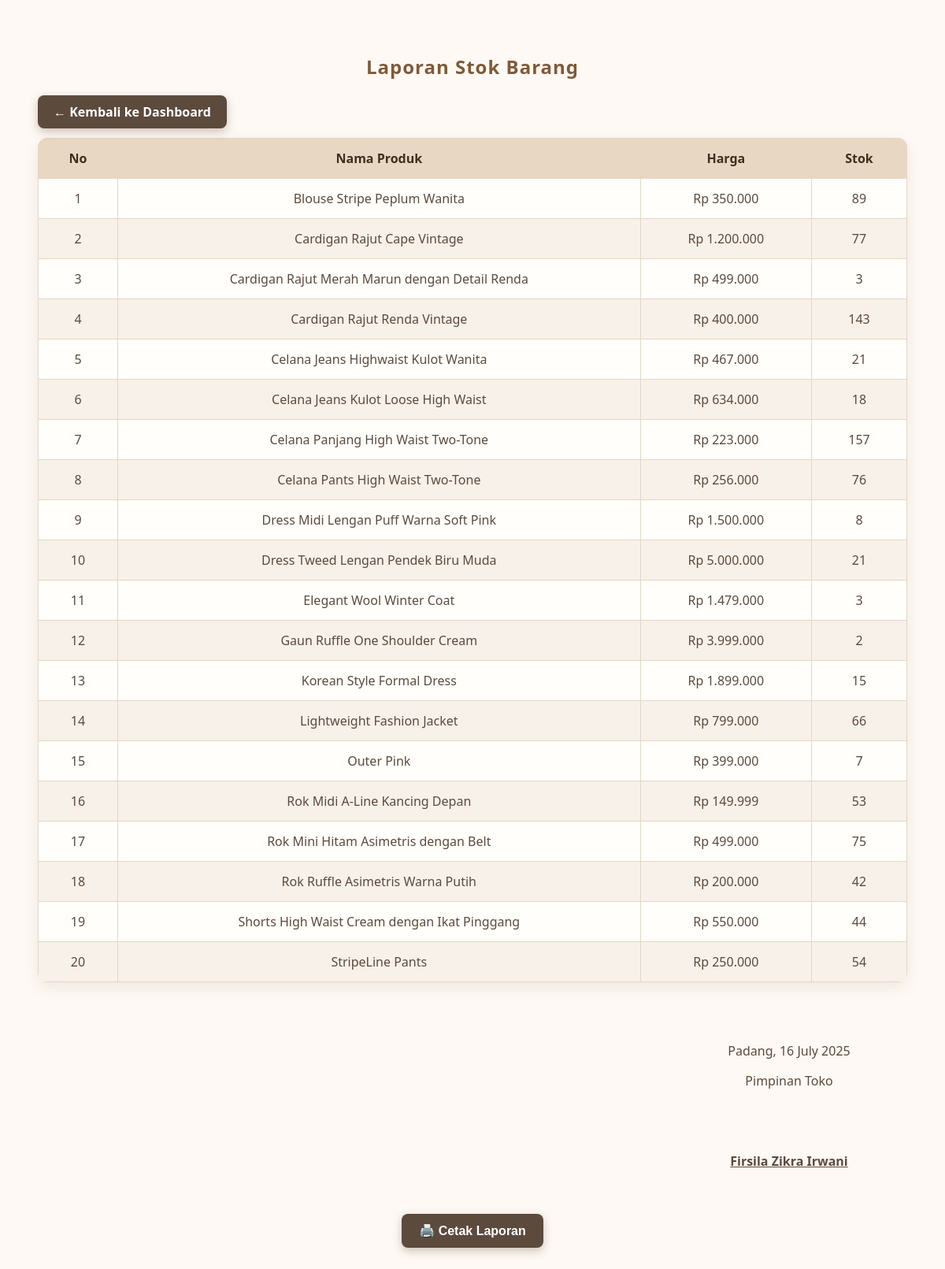
The page /laporan_stok.php (signed in) on the database its author committed.
### tables this page shows
CREATE TABLE IF NOT EXISTS `produk` (
  `id` int NOT NULL AUTO_INCREMENT,
  `nama` varchar(100) DEFAULT NULL,
  `harga` int DEFAULT NULL,
  `gambar` varchar(100) DEFAULT NULL,
  `deskripsi` text,
  `stok` int DEFAULT NULL,
  PRIMARY KEY (`id`)
);

### laporan_stok.php (the view, shortened to what this page needs)
<?php
include '../koneksi.php';
$result = mysqli_query($koneksi, "SELECT * FROM produk ORDER BY nama ASC");
?>
<!DOCTYPE html>
<html lang="id">
<head>
</head>
<body>
<h2>Laporan Stok Barang</h2>
    <div class="table-container">
    <a href="dashboard.php" class="btn-kembali">← Kembali ke Dashboard</a>
    </div>
    <table>
        <thead>
            <tr>
                <th>No</th>
                <th>Nama Produk</th>
                <th>Harga</th>
                <th>Stok</th>
            </tr>
        </thead>
        <tbody>
            <?php
            $no = 1;
            while ($row = mysqli_fetch_assoc($result)):
            ?>
            <tr>
                <td><?= $no++ ?></td>
                <td><?= htmlspecialchars($row['nama']) ?></td>
                <td>Rp <?= number_format($row['harga'], 0, ',', '.') ?></td>
                <td><?= $row['stok'] ?></td>
            </tr>
            <?php endwhile; ?>
        </tbody>
    </table>
<div class="ttd">
    <p>Padang, <?= date('d F Y') ?></p>
    <p>Pimpinan Toko</p>
    <p class="nama">Firsila Zikra Irwani</p>
</div>
<button class="btn-cetak" onclick="window.print()">🖨️ Cetak Laporan</button>
</body>
</html>

### laporan_stok.php (style rules this page uses)
body { font-family: 'Segoe UI', sans-serif; background: #fef9f4; color: #5c4a3d; padding: 40px; display: flex; flex-direction: column; min-height: 100vh; }
h2 { text-align: center; color: #7f5a38; font-weight: 700; letter-spacing: 1px; margin-bottom: 10px; }
.btn-kembali { display: inline-block; background-color: #5c4a3d; color: white; padding: 10px 20px; border-radius: 8px; font-weight: 600; text-decoration: none; box-shadow: 0 4px 12px rgba(92, 70, 45, 0.3); transition: background-color 0.3s ease; margin-bottom: 12px; }
.table-container { margin-top: 10px; position: relative; }
table { width: 100%; border-collapse: collapse; background-color: #fffefb; box-shadow: 0 6px 18px rgba(107, 82, 57, 0.1); border-radius: 12px; overflow: hidden; }
th, td { padding: 14px 20px; border: 1px solid #e3d7c3; text-align: center; }
th { background-color: #e8d7c3; color: #3f2f1f; font-weight: 600; }
tr:nth-child(even) { background-color: #f8f1e9; }
.btn-cetak { display: block; margin: 40px auto 0 auto; background-color: #5c4a3d; color: white; border: none; padding: 12px 22px; border-radius: 8px; font-weight: 600; font-size: 1rem; cursor: pointer; text-decoration: none; box-shadow: 0 4px 12px rgba(92, 70, 45, 0.3); transition: background-color 0.3s ease; }
.ttd { margin-top: 60px; width: 300px; text-align: center; align-self: flex-end; color: #5c4a3d; }
.ttd .nama { margin-top: 80px; font-weight: bold; text-decoration: underline; }

### rows shown on the page
produk: nama "Blouse Stripe Peplum Wanita", harga "350.000", stok "89"
produk: nama "Cardigan Rajut Cape Vintage", harga "1.200.000", stok "77"
produk: nama "Cardigan Rajut Merah Marun dengan Detail Renda", harga "499.000", stok "3"
produk: nama "Cardigan Rajut Renda Vintage", harga "400.000", stok "143"
produk: nama "Celana Jeans Highwaist Kulot Wanita", harga "467.000", stok "21"
produk: nama "Celana Jeans Kulot Loose High Waist", harga "634.000", stok "18"
produk: nama "Celana Panjang High Waist Two-Tone", harga "223.000", stok "157"
produk: nama "Celana Pants High Waist Two-Tone", harga "256.000", stok "76"
produk: nama "Dress Midi Lengan Puff Warna Soft Pink", harga "1.500.000", stok "8"
produk: nama "Dress Tweed Lengan Pendek Biru Muda", harga "5.000.000", stok "21"
produk: nama "Elegant Wool Winter Coat", harga "1.479.000", stok "3"
produk: nama "Gaun Ruffle One Shoulder Cream", harga "3.999.000", stok "2"
produk: nama "Korean Style Formal Dress", harga "1.899.000", stok "15"
produk: nama "Lightweight Fashion Jacket", harga "799.000", stok "66"
produk: nama "Outer Pink", harga "399.000", stok "7"
produk: nama "Rok Midi A-Line Kancing Depan", harga "149.999", stok "53"
produk: nama "Rok Mini Hitam Asimetris dengan Belt", harga "499.000", stok "75"
produk: nama "Rok Ruffle Asimetris Warna Putih", harga "200.000", stok "42"
produk: nama "Shorts High Waist Cream dengan Ikat Pinggang", harga "550.000", stok "44"
produk: nama "StripeLine Pants", harga "250.000", stok "54"
